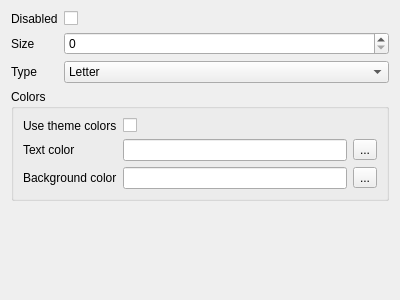
<?xml version="1.0" encoding="UTF-8"?>
<ui version="4.0">
 <class>AvatarSettingsForm</class>
 <widget class="QWidget" name="AvatarSettingsForm">
  <property name="geometry">
   <rect>
    <x>0</x>
    <y>0</y>
    <width>400</width>
    <height>300</height>
   </rect>
  </property>
  <property name="windowTitle">
   <string>Form</string>
  </property>
  <layout class="QVBoxLayout" name="verticalLayout">
   <item>
    <layout class="QFormLayout" name="formLayout">
     <item row="0" column="0">
      <widget class="QLabel" name="disabledLabel">
       <property name="text">
        <string>Disabled</string>
       </property>
      </widget>
     </item>
     <item row="0" column="1">
      <widget class="QCheckBox" name="disabledCheckBox"/>
     </item>
     <item row="4" column="0" colspan="2">
      <widget class="QGroupBox" name="groupBox">
       <property name="title">
        <string>Colors</string>
       </property>
       <layout class="QFormLayout" name="formLayout_2">
        <item row="1" column="1">
         <layout class="QHBoxLayout" name="horizontalLayout_4">
          <item>
           <widget class="QLineEdit" name="textColorLineEdit">
            <property name="readOnly">
             <bool>true</bool>
            </property>
           </widget>
          </item>
          <item>
           <widget class="QToolButton" name="textColorToolButton">
            <property name="text">
             <string>...</string>
            </property>
           </widget>
          </item>
         </layout>
        </item>
        <item row="2" column="0">
         <widget class="QLabel" name="backgroundColorLabel">
          <property name="text">
           <string>Background color</string>
          </property>
         </widget>
        </item>
        <item row="2" column="1">
         <layout class="QHBoxLayout" name="horizontalLayout_5">
          <item>
           <widget class="QLineEdit" name="backgroundColorLineEdit">
            <property name="readOnly">
             <bool>true</bool>
            </property>
           </widget>
          </item>
          <item>
           <widget class="QToolButton" name="backgroundColorToolButton">
            <property name="text">
             <string>...</string>
            </property>
           </widget>
          </item>
         </layout>
        </item>
        <item row="1" column="0">
         <widget class="QLabel" name="textColorLabel">
          <property name="text">
           <string>Text color</string>
          </property>
         </widget>
        </item>
        <item row="0" column="0">
         <widget class="QLabel" name="useThemeColorsLabel">
          <property name="text">
           <string>Use theme colors</string>
          </property>
         </widget>
        </item>
        <item row="0" column="1">
         <widget class="QCheckBox" name="useThemeColorsCheckBox"/>
        </item>
       </layout>
      </widget>
     </item>
     <item row="1" column="0">
      <widget class="QLabel" name="sizeLabel">
       <property name="text">
        <string>Size</string>
       </property>
      </widget>
     </item>
     <item row="1" column="1">
      <widget class="QSpinBox" name="sizeSpinBox"/>
     </item>
     <item row="2" column="1">
      <widget class="QComboBox" name="typeComboBox">
       <item>
        <property name="text">
         <string>Letter</string>
        </property>
       </item>
       <item>
        <property name="text">
         <string>Image</string>
        </property>
       </item>
       <item>
        <property name="text">
         <string>Icon</string>
        </property>
       </item>
      </widget>
     </item>
     <item row="2" column="0">
      <widget class="QLabel" name="typeLabel">
       <property name="text">
        <string>Type</string>
       </property>
      </widget>
     </item>
    </layout>
   </item>
  </layout>
 </widget>
 <resources/>
 <connections/>
</ui>
